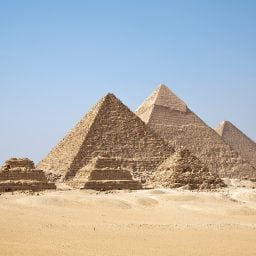
//> input picture imagens/piramidesp.jpeg, 256 x 256 px
$ ./main   (built with g++ and OpenCV 4)
//> lines starting //> are read from the running program, lines starting //| are printed output that depends on the picture
#include <iostream>
#include <iostream>
#include <fstream>
#include <cstdlib>
#include <opencv2/opencv.hpp>
#include <stack>
#include <list>
#include <vector>

cv::Mat localProcessing(cv::Mat original_image, double Tm, double A, double Ta){
    cv::Mat sobel_x, sobel_y, direction, mag, angle;

    // calculando matriz de magnitude
    cv::Sobel(original_image, sobel_x, CV_8U, 1, 0);
    cv::Sobel(original_image, sobel_y, CV_8U, 0, 1);

    cv::Mat sobel_x_float, sobel_y_float;
    sobel_x.convertTo(sobel_x_float, CV_64F);
    sobel_y.convertTo(sobel_y_float, CV_64F);

    // obtendo matriz de direcao
    cv::cartToPolar(sobel_x_float, sobel_y_float, mag, angle, true);

    cv::Mat imagem_g(original_image.rows, original_image.cols, CV_8U);
    cv::Mat angle_8u(original_image.rows, original_image.cols, CV_8U), mag_8u(original_image.rows, original_image.cols, CV_8U);

    double valorMaximo;
    cv::Point posicaoMaxima;
    cv::minMaxLoc(mag, nullptr, &valorMaximo, nullptr, &posicaoMaxima);

    std::cout << "valormaximo = " << valorMaximo << std::endl;

    mag.convertTo(mag_8u, CV_8U);
    angle.convertTo(angle_8u, CV_8U);

    cv::imshow("sobel x", sobel_x);
    cv::imshow("sobel y", sobel_y);


    Tm *= valorMaximo;

    for(int i = 0; i < original_image.rows; ++i){
        for(int j = 0; j < original_image.cols; ++j){
            if(mag.at<double>(i,j) > Tm){
                double angulo = angle.at<double>(i, j);
                // std::cout << "angulo[" << i << ", " << j << "] = " << angulo << std::endl;
                // double diff_angle = std::abs(angulo - A);
                if(std::abs(A - angulo) <= Ta || std::abs(A - angulo - 180) <= Ta)
                    imagem_g.at<uchar>(i, j) = 255;
                else
                    imagem_g.at<uchar>(i,j) = 0;
            }
            else{
                imagem_g.at<uchar>(i,j) = 0;
            }
        }
    }

    // cv::imshow("Imagem Original", original_image);
    // cv::imshow("Derivada em X", sobel_x);
    // cv::imshow("Derivada em Y", sobel_y);
    cv::imshow("Magnitude das Derivadas", mag_8u);
    // cv::imshow("Ângulo de Fase", angle);
    cv::imshow("g(x,y)", imagem_g);
    // std::cout << imagem_g << std::endl;

    cv::waitKey(0);

    return imagem_g;

}

cv::Mat correction(cv::Mat image, int K){

    cv::Mat corrected_image = image;

    for(int i = 1; i < image.rows - 1; i++){
        for(int j = 1; j < image.cols - 1; j++){
            if(image.at<uchar>(i, j) == 255){
                int count = 0;
                int k = j + 1;
                while(k < image.cols -1 && image.at<uchar>(i, k) == 0){
                    count++;
                    k++;
                }
                if(k < image.cols -1 && image.at<uchar>(i, k) == 255 && count <= K){
                    for(int fill = j + 1; fill < k; fill++){
                        corrected_image.at<uchar>(i, fill) = 255;
                    }
                }
                j = k - 1;
            }
        }
    }
    return corrected_image;
}

struct point{
    int x, y;
};

// funcao p calcular a distancia entre os pontos
// [71 lines left out: functions distance, calcLineParams, regionalProcessing, not called in this run]


int main(int argc, char *argv[]){

    cv::Mat imagem, correcao;
    int opc = -1;
    std::string nome_imagem;

    std::cout << "Digite o nome do arquivo que você gostaria de processar: \n";
    std::cin >> nome_imagem;
//> the answer given: ../imagens/piramidesp.jpeg
    imagem = cv::imread(nome_imagem, cv::IMREAD_GRAYSCALE);
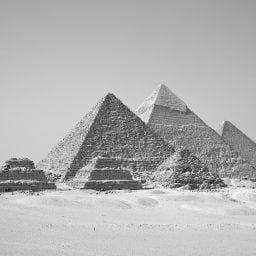
//> imagem: 256 rows x 256 cols, CV_8UC1; min 26, max 255, mean 177.6
    if(imagem.empty()){
        std::cerr << "Erro ao carregar a imagem.\n";
        return -1;
    }

    std::cout << "Qual tipo de processamento você quer realizar?\n 1 - Processamento Local\n 2 - Processamento Regional\n 3 - Processamento Global\n";
    std::cin >> opc;
//> the answer given: 1
    std::system("clear");

    switch(opc){
        case 1:{
            double Tm = 0.3, Ta = 45, A = 90;
            int K = 5;

            // obtendo os parâmetros pela entrada do usuário
            std::cout << "Digite o limiar Tm: \n";
            std::cin >> Tm;
//> the answer given: 2
            std::cout << "Digite a direção angular (A): \n";
            std::cin >> A;
//> the answer given: 2
            std::cout << "Digite a faixa de direções aceitáveis (Ta) ao redor A: \n";
            std::cin >> Ta;
//> the answer given: 2
            std::cout << "Digite o limiar K para realizar a correção de falhas: \n";
            std::cin >> K;
//> the answer given: 3

            // aplicando as funções
            cv::Mat result_h(imagem.rows, imagem.cols, CV_8U), result_v(imagem.rows, imagem.cols, CV_8U);
            result_h = localProcessing(imagem, Tm, A, Ta);
//> in localProcessing, `cv::Sobel(original_image, sobel_x, CV_8U, 1, 0);`:
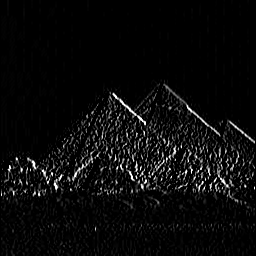
//> sobel_x: 256 rows x 256 cols, CV_8UC1; min 0, max 255, mean 10.9
//> in localProcessing, `cv::Sobel(original_image, sobel_y, CV_8U, 0, 1);`:
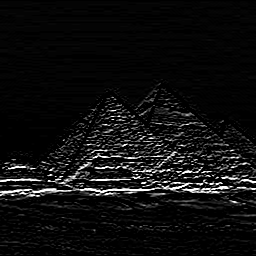
//> sobel_y: 256 rows x 256 cols, CV_8UC1; min 0, max 255, mean 15.3
//> in localProcessing, `cv::cartToPolar(sobel_x_float, sobel_y_float, mag, angle, true);`:
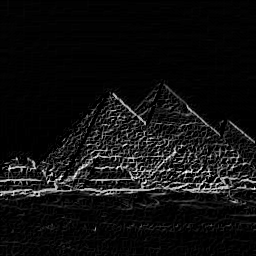
//> mag: 256 rows x 256 cols, CV_64FC1; min 0, max 360.6, mean 23.4; drawn with min black and max white
//> in localProcessing, `cv::cartToPolar(sobel_x_float, sobel_y_float, mag, angle, true);`:
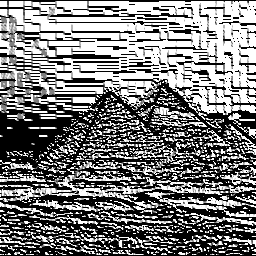
//> angle: 256 rows x 256 cols, CV_64FC1; min 0, max 90, mean 44.1; drawn with min black and max white
//> in localProcessing, `cv::minMaxLoc(mag, nullptr, &valorMaximo, nullptr, &posicaoMaxima);`: valorMaximo = 360.6; posicaoMaxima = Point(166, 159)
//| valormaximo = 360.624
//> in localProcessing, `mag.convertTo(mag_8u, CV_8U);`:
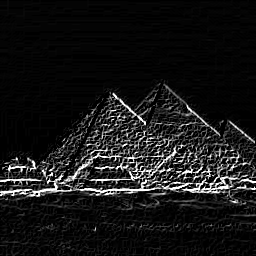
//> mag_8u: 256 rows x 256 cols, CV_8UC1; min 0, max 255, mean 23.1
//> in localProcessing, `angle.convertTo(angle_8u, CV_8U);`:
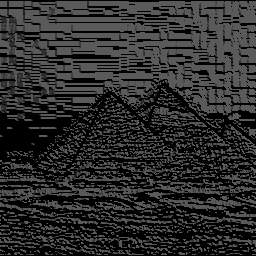
//> angle_8u: 256 rows x 256 cols, CV_8UC1; min 0, max 90, mean 44.1
//> in localProcessing, `Tm *= valorMaximo;`: Tm = 721.2
//> after the loop in localProcessing, `for(int i = 0; i < original_image.rows; ++i)`: imagem_g: 256 rows x 256 cols, CV_8UC1; every value is 0
            result_v = localProcessing(imagem, Tm, 180, Ta);
//| valormaximo = 360.624

            cv::Mat result_or;
            cv::bitwise_or(result_h, result_v, result_or);
            cv::imshow("Operação de OR dos dois resultados", result_or);

            // realizando a correcao na vertical
            correcao = correction(result_or, K);
            cv::imshow("correcao", correcao);

            // realizando a correcao na vertical
            cv::Mat correcao2;
            cv::rotate(result_or, correcao2, cv::ROTATE_90_CLOCKWISE);
            correcao2 = correction(correcao2, K);
            cv::rotate(correcao2, correcao2, cv::ROTATE_90_COUNTERCLOCKWISE);
            cv::imshow("Correcao de lado", correcao2);

            cv::waitKey(0);
            break;
        }

        case 2:{
            int T = -1;

            // obtendo parâmetros do usuário
            std::cout << "Informe o limiar T (quanto menor o limiar, maior a precisão e vice-versa): \n";
            std::cin >> T;

            std::vector<point> P;

            // [7 lines of commented-out code are left out]


            break;
        }

        case 3:{
            // 1) obtenha uma imagem binária com as bordas da imagem
            // 2) defina como o plano p-theta será dividido (estrutura da matriz acumuladora)
            // 3) aplique a parametrização aos pontos da imagem das bordas, atualizando
            // a matriz acumuladora
            // 4) examine a matriz acumuladora em busca de células com valores elevados
            // 5) examine a relação (principalmente as de continuidade) entre os pixels
            // oriundos das células escolhidas em (4)

            std::cout << "Operação em desenvolvimento, tente novamente mais tarde.\n";
            break;
        }

        default:{
            std::cout << "Operação inválida\n";
            return -1;
        }
    }


    return 0;
}
